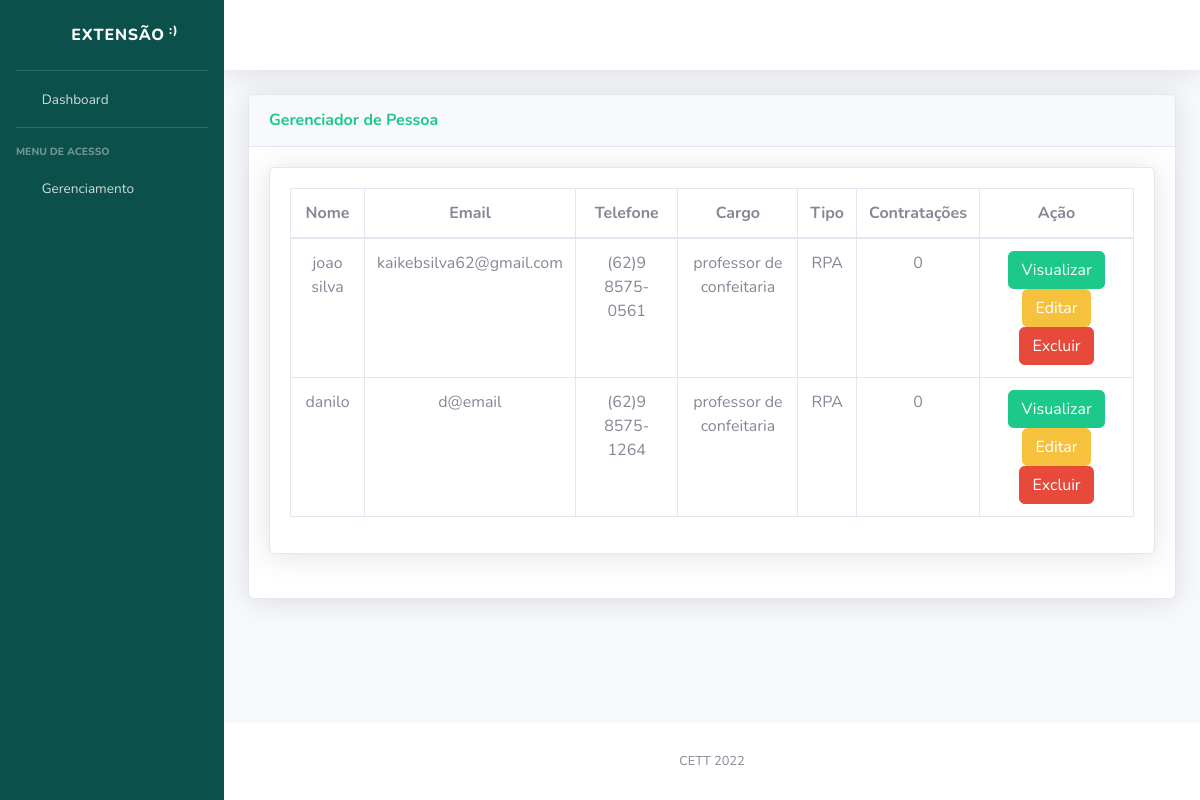
/gerenciar-pessoas, run on the app's committed database.
### sistema/models/pessoa.py (models this page shows)
class Pessoas(models.Model):
    id = models.AutoField(primary_key=True)
    email = models.CharField(max_length=50)
    nome = models.CharField(max_length=50)
    data_nascimento = models.CharField(max_length=50)
    telefone = models.CharField(max_length=50)
    cpf = models.CharField(max_length=50)
    rg = models.CharField(max_length=50)
    orgao_emissor = models.CharField(max_length=50)
    endereco = models.CharField(max_length=50)
    cep = models.CharField(max_length=50)
    cargo = models.CharField(max_length=50)
    banco = models.CharField(max_length=50)
    agencia = models.CharField(max_length=50)
    conta = models.CharField(max_length=50)
    pix = models.CharField(max_length=50)
    tipo = models.CharField(max_length=50)
    qtd_contratacoes = models.CharField(max_length=11)
    user_camunda = models.CharField(max_length=50)
    class Meta:
        db_table = 'processo_gps_professor'

### sistema/views/siteViews.py (the view)
# urls.py: path("gerenciar-pessoas",gerencia_pessoas),
def gerencia_pessoas(request):
    count = 0
    pessoa = Pessoas.objects.all()
    print('-------------------------\n\n'+str(pessoa))
    for p in pessoa:
        count += 1
    return render(request,'gerencia_pessoas.html',{'pessoas':pessoa,'contagem':count})

### sistema/templates/gerencia_pessoas.html (shortened to what this page needs)
{% extends "base.html" %}
{% block content %}
<div class="card shadow mb-4">
    <div class="card-header py-3">
        <h6 class="m-0 font-weight-bold text-success">Gerenciador de Pessoa</h6>
    </div>
    <div class="card-body">
        <div class="card shadow mb-4">
            <div class="card-body">
                <div class="table-responsive">
                    <table class="table table-bordered" id="dataTable" width="100%" cellspacing="0">
                        <thead>
                            <tr>
                                <th>Nome</th>
                                <th>Email</th>
                                <th>Telefone</th>
                                <th>Cargo</th>
                                <th>Tipo</th>
                                <th>Contratações</th>
                                <th>Ação</th>
                            </tr>
                        </thead>
                        <tbody>
                            {% for pessoa in pessoas %}
                            <tr>
                                <td>{{pessoa.nome}}</td>
                                <td>{{pessoa.email}}</td>
                                <td>{{pessoa.telefone}}</td>
                                <td>{{pessoa.cargo}}</td>
                                <td>{{pessoa.tipo}}</td>
                                <td>{{pessoa.qtd_contratacoes}}</td>
                                <td><a href="visualizarPessoa/{{pessoa.id}}" class="btn btn-success">Visualizar</a> <a href="editarPessoa/{{pessoa.id}}"  class="btn btn-warning">Editar</a> <a href="eliminarPessoa/{{pessoa.id}}" class="btn btn-danger btnExcluir" >Excluir</a></td>
                            </tr>
                            {% endfor %}
                        </tbody>
                    </table>
                </div>
            </div>
        </div>
    </div>
</div>
{% endblock content %}

### sistema/templates/base.html (shortened to what this page needs)
{% load static %}
<!DOCTYPE html>
<html lang="pt-br">
<head>
    <link href="{% static 'vendor/fontawesome-free/css/all.min.css' %}" rel="stylesheet" type="text/css">
    <link rel='stylesheet' href='//maxcdn.bootstrapcdn.com/font-awesome/4.2.0/css/font-awesome.min.css'/>
        <link href="{% static 'vendor/datatables/dataTables.bootstrap4.min.css' %}" rel="stylesheet">
    <link href="{% static 'css/sb-admin-2.min.css' %}" rel="stylesheet">
    <link href="{% static 'css/gestao-cursos.css' %}" rel="stylesheet">
</head>
<body id="page-top">
    <div id="wrapper">
        <ul class="navbar-nav sidebar sidebar-dark accordion" style="background-color: #0c504b;" id="accordionSidebar">
            <a class="sidebar-brand d-flex align-items-center justify-content-center" href="index.html">
                <div class="sidebar-brand-icon rotate-n-15">
                    <i class="fas fa-laugh-wink"></i>
                </div>
                <div class="sidebar-brand-text mx-3">EXTENSÃO<sup> :)</sup></div>
            </a>
            <hr class="sidebar-divider my-0">
            <li class="nav-item">
                <a class="nav-link" href="/">
                    <i class="fas fa-fw fa-tachometer-alt"></i>
                    <span>Dashboard</span></a>
            </li>
            <hr class="sidebar-divider">
            <div class="sidebar-heading">
                Menu de Acesso
            </div>
            <li class="nav-item">
                <a class="nav-link collapsed" href="#" data-toggle="collapse" data-target="#collapseTwo"
                    aria-expanded="true" aria-controls="collapseTwo">
                    <i class="fas fa-fw fa-check-square"></i>
                    <span>Gerenciamento</span>
                </a>
            </li>
        </ul>
        <div id="content-wrapper" class="d-flex flex-column">
            <div id="content">
                <nav class="navbar navbar-expand navbar-light bg-white topbar mb-4 static-top shadow">
                </nav>
                <div class="container-fluid">
                    {% block content %}
                    {% endblock content %}
                </div>
            </div>
            <footer class="sticky-footer bg-white">
                <div class="container my-auto">
                    <div class="copyright text-center my-auto">
                        <span>CETT 2022</span>
                    </div>
                </div>
            </footer>
        </div>
    </div>
</body>
</html>

### static/css/gestao-cursos.css (style rules this page uses)
th, td { text-align: center; vertical-align: middle; }

### data on the page
Pessoas: nome "joao silva", email "kaikebsilva62@gmail.com", telefone "(62)9 8575-0561", cargo "professor de confeitaria", tipo "RPA", qtd_contratacoes "0"
Pessoas: nome "danilo", email "d@email", telefone "(62)9 8575-1264", cargo "professor de confeitaria", tipo "RPA", qtd_contratacoes "0"
